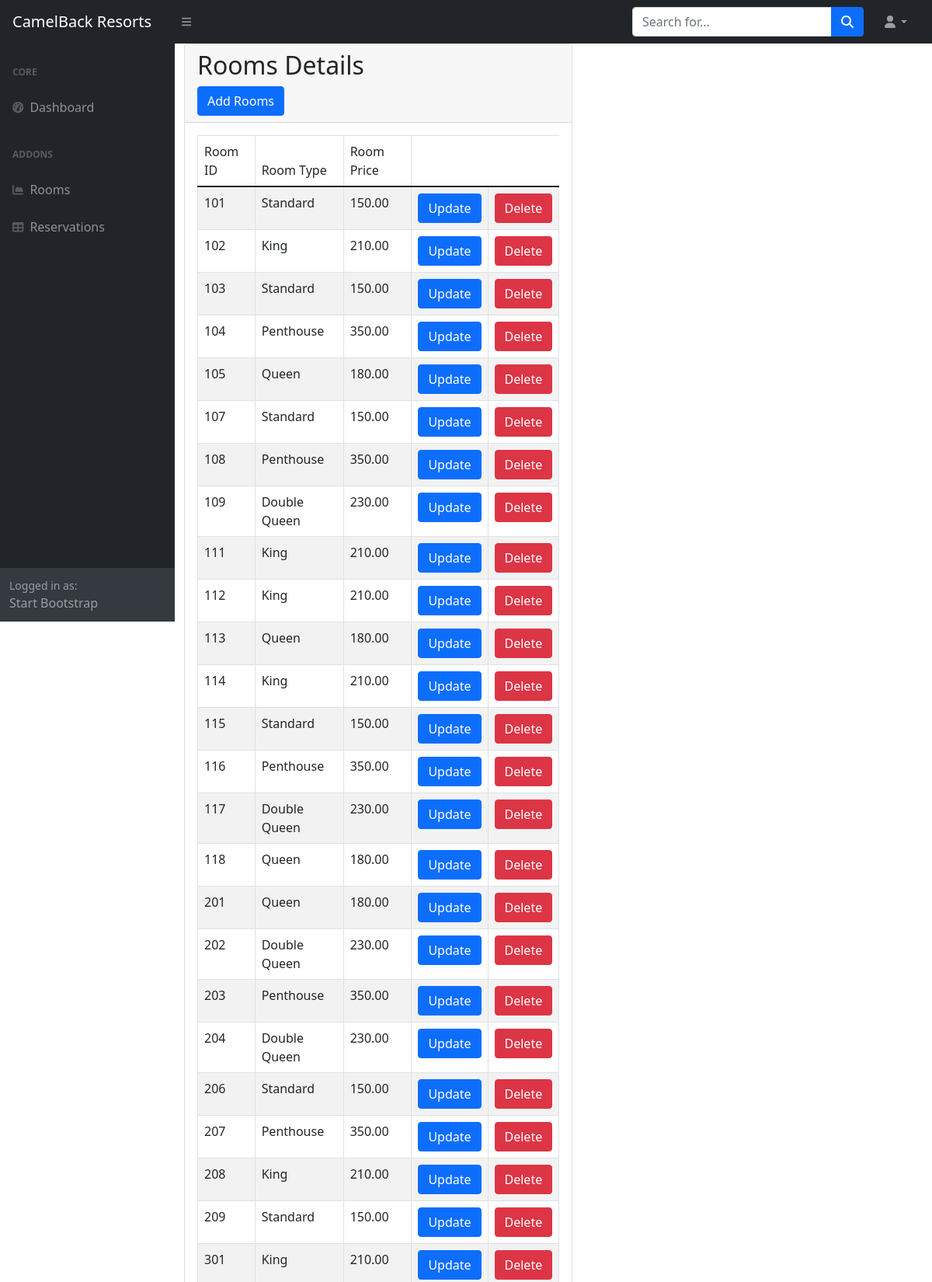
The page /rooms.php (upper part) on the database its author committed.
### tables this page shows
CREATE table rooms (
                       roomsId int NOT NULL AUTO_INCREMENT,
                       PRIMARY KEY (roomsId),
                       type ENUM ('Standard', 'Queen', 'Double Queen',
                           'King', 'Penthouse'),
                       price decimal(5,2)
);

### rooms.php (the view, shortened to what this page needs)
<?php
$host = "localhost";
$username = "camelbackresorts";
$password = "abc";
$db_name = "camelbackresortsdb";
$db = mysqli_connect("$host", "$username",
    "$password", "$db_name") or die("cannot connect");
include('includes/header.php');
include('includes/navbar.php');
$sql = "SELECT * FROM rooms";
$result = $db->query($sql);
$arr_rooms = [];
if($result->num_rows > 0){
    $arr_rooms = $result->fetch_all(MYSQLI_ASSOC);
}
?>
<div id="layoutSidenav">
    <div id="layoutSidenav_nav">
        <nav class="sb-sidenav accordion sb-sidenav-dark" id="sidenavAccordion">
            <div class="sb-sidenav-menu">
                <div class="nav">
                    <div class="sb-sidenav-menu-heading">Core</div>
                    <a class="nav-link" href="index/index.php">
                        <div class="sb-nav-link-icon"><i class="fas fa-tachometer-alt"></i></div>
                        Dashboard
                    </a>
                    <div class="sb-sidenav-menu-heading">Addons</div>
                    <a class="nav-link" href="rooms.php">
                        <div class="sb-nav-link-icon"><i class="fas fa-chart-area"></i></div>
                        Rooms
                    </a>
                    <a class="nav-link" href="reservations.php">
                        <div class="sb-nav-link-icon"><i class="fas fa-table"></i></div>
                        Reservations
                    </a>
                </div>
            </div>
            <div class="sb-sidenav-footer">
                <div class="small">Logged in as:</div>
                Start Bootstrap
            </div>
        </nav>
    </div>
<div id="layoutSidenav_content">
    <main>
        <div class="content-wrapper">
            <section class="content-header">
                <div class="container-fluid">
        <div class="card">
        <div class="card-header">
                <h2 class="card-title">Rooms Details</h2>
                <a class="btn btn-primary float-right" href="rooms_create.php">Add Rooms</a>
        </div>
        <div class="card-body">
            <div class="table-responsive">
                <table class="table table-bordered table-striped" id="rooms">
                    <thead>
                    <td>Room ID</td>
                    <td>Room Type</td>
                    <td>Room Price</td>
                    </thead>
                    <tbody>
                    <?php
                    foreach($arr_rooms as $rooms){ ?>
                            <?php
                        $roomsId = $rooms['roomsId'];
                        ?>
                        <tr>
                            <td><?php echo $rooms['roomsId']?></td>
                            <td><?php echo $rooms['type']?></td>
                            <td><?php echo $rooms['price']?></td>
                            <td>
                                <form action="" method="post">
                                <button type="submit" class="btn btn-primary"><a href="rooms_edit.php?editId=<?php echo $roomsId ?>">Update</a></button>
                                </form>
                            </td>
                            <td><button type="submit" class="btn btn-danger"><a href="rooms_delete.php?deleteId=<?php echo $roomsId ?>">Delete</a></button></td>
                        </tr>
                    <?php } ?>
                    </tbody>
                </table>
            </div>
        </div>
        </div>
                </div>
            </section>
        </div>
    </main>
</div>
<?php
include('includes/footer.php')
?>

### includes/header.php (shortened to what this page needs)
<!DOCTYPE html>
<html lang="en">
<head>
    <link href="https://cdn.jsdelivr.net/npm/simple-datatables@latest/dist/style.css" rel="stylesheet" />
    <link href="css/styles.css" rel="stylesheet" />
</head>
<body class="sb-nav-fixed">

### includes/navbar.php (shortened to what this page needs)
<nav class="sb-topnav navbar navbar-expand navbar-dark bg-dark">
    <a class="navbar-brand ps-3" href="index/index.html">CamelBack Resorts</a>
    <button class="btn btn-link btn-sm order-1 order-lg-0 me-4 me-lg-0" id="sidebarToggle" href="#!"><i class="fas fa-bars"></i></button>
    <form class="d-none d-md-inline-block form-inline ms-auto me-0 me-md-3 my-2 my-md-0">
        <div class="input-group">
            <input class="form-control" type="text" placeholder="Search for..." aria-label="Search for..." aria-describedby="btnNavbarSearch" />
            <button class="btn btn-primary" id="btnNavbarSearch" type="button"><i class="fas fa-search"></i></button>
        </div>
    </form>
    <ul class="navbar-nav ms-auto ms-md-0 me-3 me-lg-4">
        <li class="nav-item dropdown">
            <a class="nav-link dropdown-toggle" id="navbarDropdown" href="#" role="button" data-bs-toggle="dropdown" aria-expanded="false"><i class="fas fa-user fa-fw"></i></a>
        </li>
    </ul>
</nav>

### includes/footer.php (shortened to what this page needs)
</div>
</body>
</html>

### rows shown on the page
rooms: roomsId "101", type "Standard", price "150.00"
rooms: roomsId "102", type "King", price "210.00"
rooms: roomsId "103", type "Standard", price "150.00"
rooms: roomsId "104", type "Penthouse", price "350.00"
rooms: roomsId "105", type "Queen", price "180.00"
rooms: roomsId "107", type "Standard", price "150.00"
rooms: roomsId "108", type "Penthouse", price "350.00"
rooms: roomsId "109", type "Double Queen", price "230.00"
rooms: roomsId "111", type "King", price "210.00"
rooms: roomsId "112", type "King", price "210.00"
rooms: roomsId "113", type "Queen", price "180.00"
rooms: roomsId "114", type "King", price "210.00"
rooms: roomsId "115", type "Standard", price "150.00"
rooms: roomsId "116", type "Penthouse", price "350.00"
rooms: roomsId "117", type "Double Queen", price "230.00"
rooms: roomsId "118", type "Queen", price "180.00"
rooms: roomsId "201", type "Queen", price "180.00"
rooms: roomsId "202", type "Double Queen", price "230.00"
rooms: roomsId "203", type "Penthouse", price "350.00"
rooms: roomsId "204", type "Double Queen", price "230.00"
rooms: roomsId "206", type "Standard", price "150.00"
rooms: roomsId "207", type "Penthouse", price "350.00"
rooms: roomsId "208", type "King", price "210.00"
rooms: roomsId "209", type "Standard", price "150.00"
rooms: roomsId "301", type "King", price "210.00"
